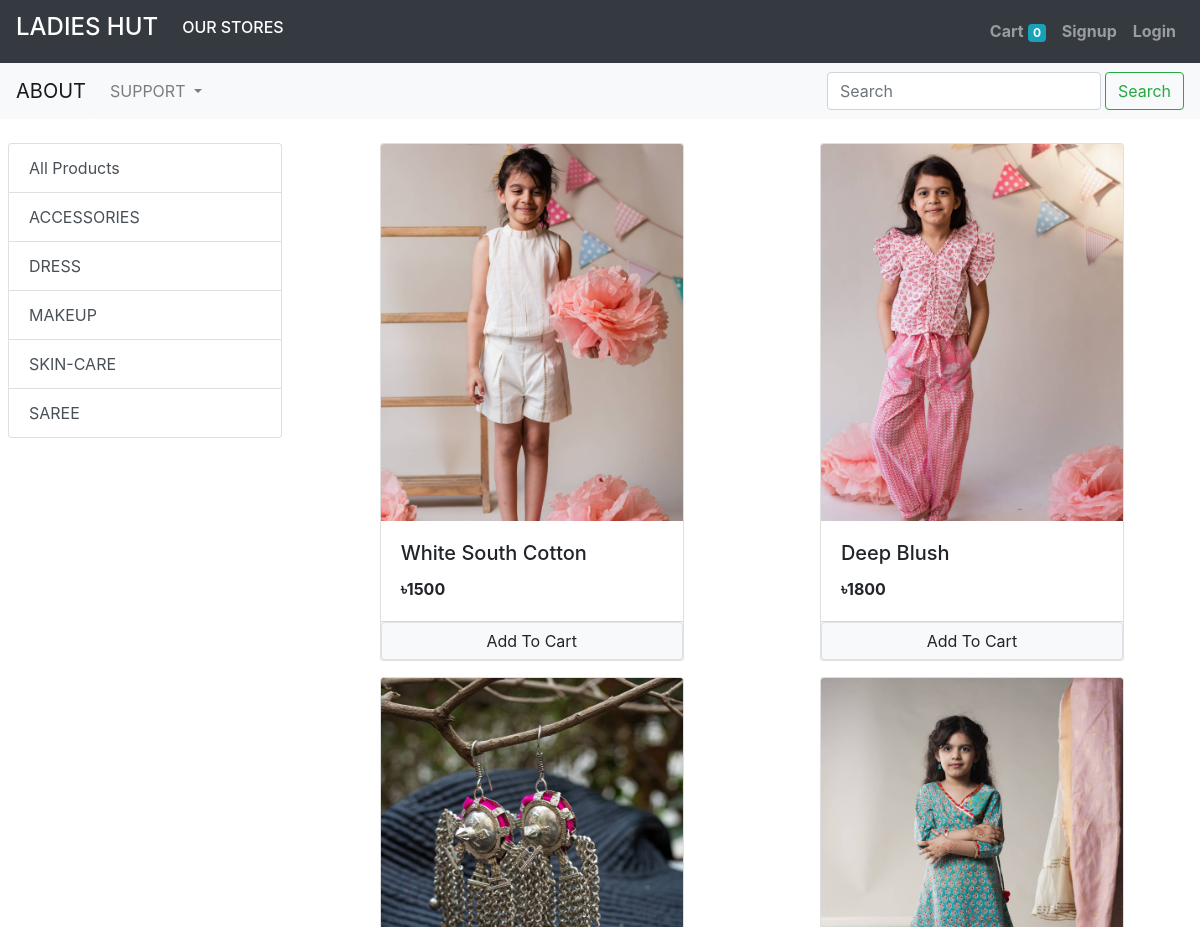
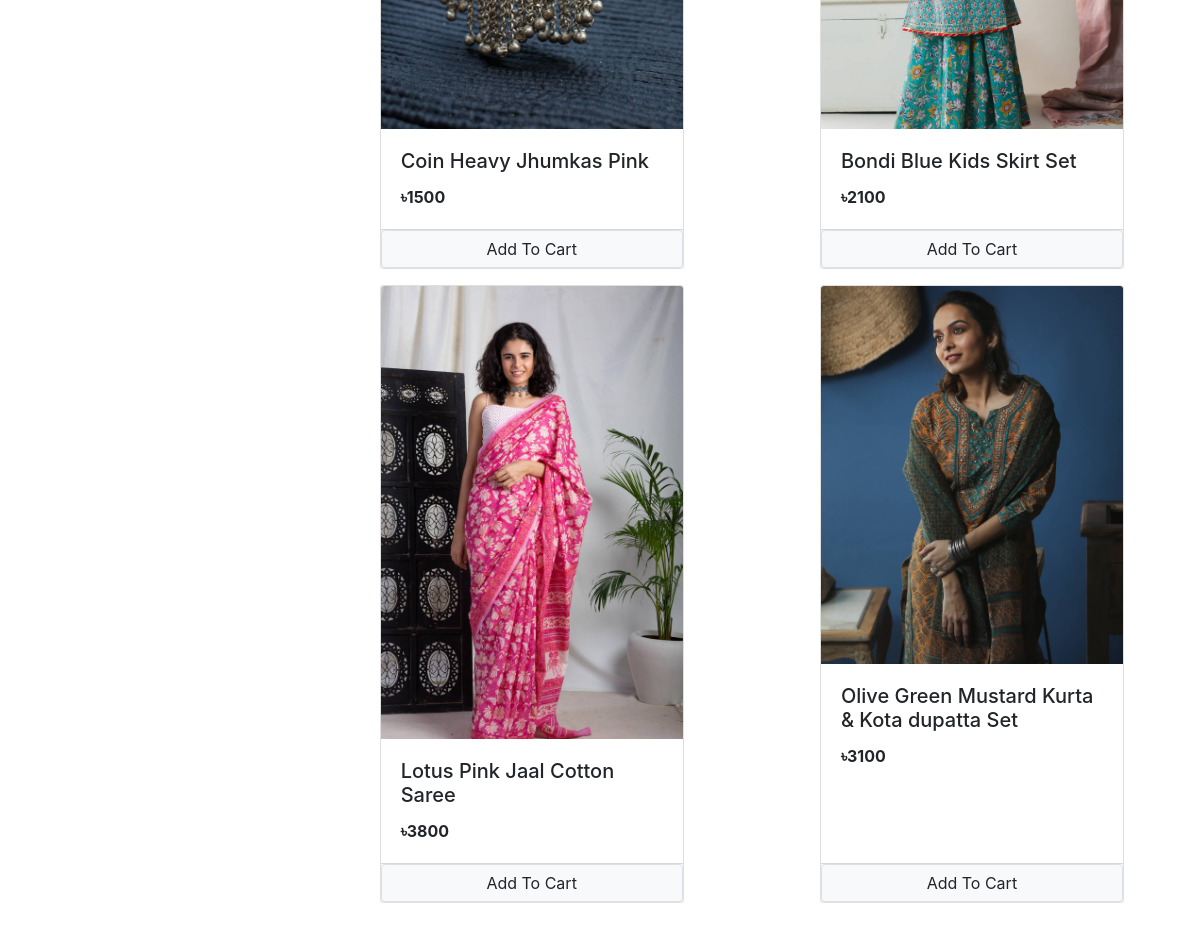
The page / on the database its author committed (2 pictures, top to bottom).
### store/models/category.py (models this page shows, shortened)
class Category(models.Model):
    name = models.CharField(max_length=20)
    @staticmethod
    def get_all_categories():
        return Category.objects.all()

### store/models/products.py (models this page shows, shortened)
class Product(models.Model):
    name = models.CharField(max_length=50)
    price = models.IntegerField(default=0)
    category = models.ForeignKey(Category, on_delete=models.CASCADE, default=1)
    description = models.CharField(max_length=200, default='', null=True, blank=True)
    image = models.ImageField(upload_to='uploads/products/')
    @staticmethod
    def get_all_products():
        return Product.objects.all()

### store/views/home.py (the view, shortened to what this page needs)
# urls.py: path('',  Index.as_view(), name='homepage'),
class Index(View):
    def get(self, request):
        slide = Slider.get_all_sliders()
        prod = None
        cat = Category.get_all_categories()
        categoryID = request.GET.get('category')
        if categoryID:
            prod = Product.get_all_products_by_categoryid(categoryID)
        else:
            prod = Product.get_all_products()
        data = {}
        data['sliders'] = slide
        data['products'] = prod
        data['categories'] = cat
        print('you are :',request.session.get('email'))
        return render(request, 'index.html' , data)

### store/models/slider.py (called while the page is built)
    @staticmethod
    def get_all_sliders():
        return Slider.objects.all()

### store/templatetags/custom_filter.py (called while the page is built)
@register.filter(name='currency')
def currency(number):
    return "৳"+str(number)

### store/templates/index.html (shortened to what this page needs)
{% extends 'base.html' %}
{% block content %}
{% load cart %}
{% load custom_filter %}
<div class="mt-2">
    <div id="carouselExampleControls" class="carousel slide mx-auto" data-ride="carousel">
        <a class="carousel-control-prev" href="#carouselExampleControls" role="button" data-slide="prev">
            <span class="carousel-control-prev-icon" aria-hidden="true"></span>
        </a>
        <a class="carousel-control-next" href="#carouselExampleControls" role="button" data-slide="next">
            <span class="carousel-control-next-icon" aria-hidden="true"></span>
        </a>
    </div>
</div>
<div class="m-2 mt-3">
    <div class="row">
        <div class="col-lg-3 mx-auto">
            <div class="list-group">
                <a href="/" class="list-group-item list-group-item-action">
                    All Products
                </a>
                {% for category in categories %}
                <a href="/?category={{category.id}}" class="list-group-item list-group-item-action">
                    {{category.name}}
                </a>
                {% endfor %}
            </div>
        </div>
        <div id="products" class="col-lg-9 mx-auto">
            <div class="row mx-auto">
                {% for product in products %}
                <div class="card mx-auto mb-3" id={{product.id}} style="width: 19rem;">
                    <img src="{{product.image.url}}" class="card-img-top" alt="...">
                    <div class="card-body">
                        <h5 class="card-title">{{product.name}}</h5>
                        <p class="card-text"><b>{{product.price|currency}}</b></p>
                    </div>
                    <div class="card-footer p-0">
                        {% if product|is_in_cart:request.session.cart %}
                        <div class="row m-0 no-gutters">
                            <form action="/#{{product.id}}" class="col-2" method="POST">
                                {% csrf_token %}
                                <input hidden type="text" name='product' value='{{product.id}}'>
                                <input hidden type="text" name='remove' value='True'>
                                <input type="submit" value="-" class="btn btn-block btn-secondary">
                            </form>
                            <div class="text-center col">{{product|cart_quantity:request.session.cart}} in Cart</div>
                            <form action="/#{{product.id}}" class="col-2" method="POST">
                                {% csrf_token %}
                                <input hidden type="text" name='product' value='{{product.id}}'>
                                <input type="submit" value="+" class="btn btn-block btn-secondary">
                            </form>
                        </div>
                        {% else %}
                        <form action="/#{{product.id}}" method="POST" class="btn-block">
                            <input type="submit" class="float-right btn btn-light border form-control"
                                value="Add To Cart">
                        </form>
                        {% endif %}
                    </div>
                </div>
                {% endfor %}
            </div>
        </div>
    </div>
</div>
{% endblock %}

### rows shown on the page
Category: name "ACCESSORIES"
Category: name "DRESS"
Category: name "MAKEUP"
Category: name "SKIN-CARE"
Category: name "SAREE"
Product: {{ product.id }} 1 (drawn), image (picture), name "White South Cotton", price "৳1500"
Product: image (picture), name "Deep Blush", price "৳1800"
Product: image (picture), name "Coin Heavy Jhumkas Pink", price "৳1500"
Product: image (picture), name "Bondi Blue Kids Skirt Set", price "৳2100"
Product: image (picture), name "Lotus Pink Jaal Cotton Saree", price "৳3800"
Product: image (picture), name "Olive Green Mustard Kurta & Kota dupatta Set", price "৳3100"

### other values the page prints
{{ request.session.cart.keys|length }} "0"
